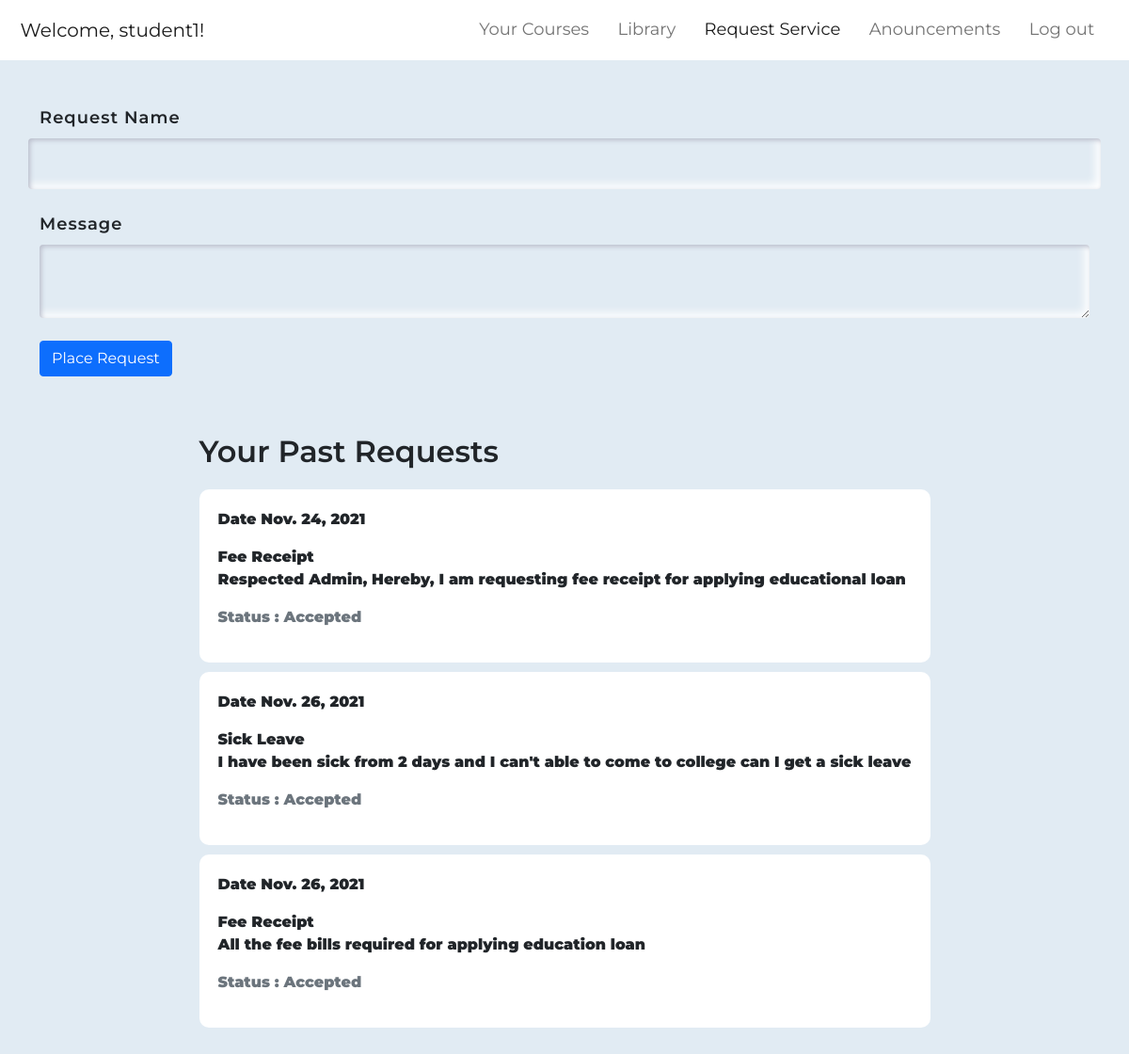
The page /student/requestService (signed in) on the database its author committed.
### base/models.py (models this page shows)
class User(AbstractUser):
    user_type = models.CharField(max_length=10,choices=(('Student','Student'),('Faculty','Faculty'),('Librarian','Librarian')),null=True)

### student/models.py (models this page shows)
class ServiceRequest(models.Model):
    user=models.ForeignKey(User,on_delete=models.CASCADE)
    name=models.CharField(max_length=200)
    message=models.CharField(max_length=2048)
    status=models.CharField(max_length=10,choices=(("Accepted","Accepted"),("Rejected","Rejected"),("Pending","Pending")),default="Pending")
    date = models.DateField(auto_now_add=True)

### student/views.py (the view, shortened to what this page needs)
# urls.py: path('requestService',views.requestService,name="requestService"),
def requestService(request):
    if not check(request):
        storage = messages.get_messages(request)
        storage.used = True
        messages.info(request,'Invalid Request')
        return redirect('/')
    if not request.user.is_authenticated:
        storage = messages.get_messages(request)
        storage.used = True
        messages.info(request,'Not Logged In')
        return redirect('/')
    my_request=ServiceRequest.objects.filter(user=request.user)
    return render(request,'requestService.html',{'my_request':my_request})

### student/views.py (called while the page is built)
def check(request):
    try:
        return request.user.user_type=="Student"
    except:
        return redirect('/')

### templates/requestService.html (shortened to what this page needs)
{%extends 'studentDashboard.html'%} {%load static%} {% block styles %}
<link rel="stylesheet" href="{% static 'makerequest.css' %}" />
{% endblock styles %} {% block navbar %}
<a class="nav-link" aria-current="page" href="/student/enrollments"
    >Your Courses</a
>
<a class="nav-link" href="/student/makeBookRequest">Library</a>
<a class="nav-link active" href="/student/requestService">Request Service</a>
<a class="nav-link" href="/student/studAnnouncement">Anouncements</a>
<a class="nav-link" href="/logout">Log out</a>
{% endblock navbar %} {%block content%}
<div class="container mt-5">
    <form action="" method="POST" autocomplete="off">
        <div class="row form-group">
            <strong><label for="req_name" class="form-label">Request Name</label></strong>
            <input
                type="text"
                name="name"
                id="req_name"
                class="form-control"
                required
            />
        </div>
        <br>
        <div class="row form-group">
            <strong><label for="req_message" class="form-label">Message</label><strong>
            <textarea
                type="text"
                name="message"
                id="req_message"
                class="form-control"
                required
            ></textarea>
        </div>
        <br>
        <input type="submit" value="Place Request" class="btn btn-primary" />
    </form>
    <br />
    <div class="container">
        <div class="container-fluid" style="margin-bottom: 5vh; margin-top: 7vh">
            <div class="container">
                <div class="row justify-content-md-center">
                    <div class="col-12 col-lg-9">
                        <p class="p-0 heading">Your Past Requests</p>
                        {% if my_request %}
                            {% for items in my_request %}
                            <div class="card w-100 bookCard">
                                <div class="row">
                                    <div class="col">
                                        <p><strong>Date</strong> {{items.date}}</p>
                                        <strong
                                            >{{items.name}}</strong
                                        ><br />
                                        <p class="mb-2">{{items.message}}</p>
                                        <p class="text-muted mt-3"><strong>Status :   </strong> {{items.status}} </p>
                                    </div>
                                </div>
                            </div>
                            {% endfor %}
                        {% else %}
                            <strong class="px-4">You have no requests</strong>
                        {% endif %}
                    </div>
                </div>
            </div>
        </div>
    </div>
</div>
{%endblock%}

### templates/studentDashboard.html (shortened to what this page needs)
{%load static%}
<!DOCTYPE html>
<html lang="en">
<head>
  <link href="https://cdn.jsdelivr.net/npm/bootstrap@5.0.2/dist/css/bootstrap.min.css" rel="stylesheet"
>
  <link rel="stylesheet" href="{% static 'dashboard.css' %}">
  {% block styles %}{% endblock %}
</head>
<body>
  <nav class="navbar navbar-expand-lg navbar-light bg-white">
    <div class="container-fluid">
      <a class="navbar-brand" href="#">
        Welcome, <string>{{request.user.username}}!</strong>
      </a>
      <div class="collapse navbar-collapse" id="navbarNavAltMarkup">
        <div class="navbar-nav ms-auto">
            {%block navbar%}{%endblock%}
        </div>
      </div>
    </div>
  </nav>
  <div class="container-fluid" style="margin-bottom: 5vh;">
            {%block content%}
            {%endblock%}
  </div>
</body>
</html>

### static/dashboard.css (style rules this page uses)
body { background-color: rgb(225, 235, 243); font-family: 'Montserrat', sans-serif; }
body { -ms-overflow-style: none; scrollbar-width: none; }
.navbar { padding: 0.8vw; }
.nav-link { margin-left: 0.6vw; margin-right: 0.6vw; font-size: large; }
.nav-link::after { content: ''; display: block; width: 0; height: 2px; background: #000; transition: width .3s; }

### static/makerequest.css (style rules this page uses)
body { background-color: rgb(225, 235, 243); font-family: 'Montserrat', sans-serif; }
.navbar { padding: 0.8vw; }
.nav-link { margin-left: 0.6vw; margin-right: 0.6vw; font-size: large; }
.heading { font-size: xx-large; font-weight: 600; }
.bookCard { width: 100%; margin-top: 10px; margin-bottom: 10px; border-radius: 10px; padding: 20px; border: none; }
.form-control { box-shadow: inset 2px 2px 5px #BABECC, inset -5px -5px 10px #FFF; border: 0; background-color: rgb(225, 235, 243); padding: 15px; }
.form-label { font-weight: 600; letter-spacing: 1px; font-size: large; }

### rows shown on the page
User: user.username "student1"
ServiceRequest: date "Nov. 24, 2021", name "Fee Receipt", message "Respected Admin, Hereby, I am requesting fee receipt for applying educational loan", status "Accepted"
ServiceRequest: date "Nov. 26, 2021", name "Sick Leave", message "I have been sick from 2 days and I can't able to come to college can I get a sick leave", status "Accepted"
ServiceRequest: date "Nov. 26, 2021", name "Fee Receipt", message "All the fee bills required for applying education loan", status "Accepted"
